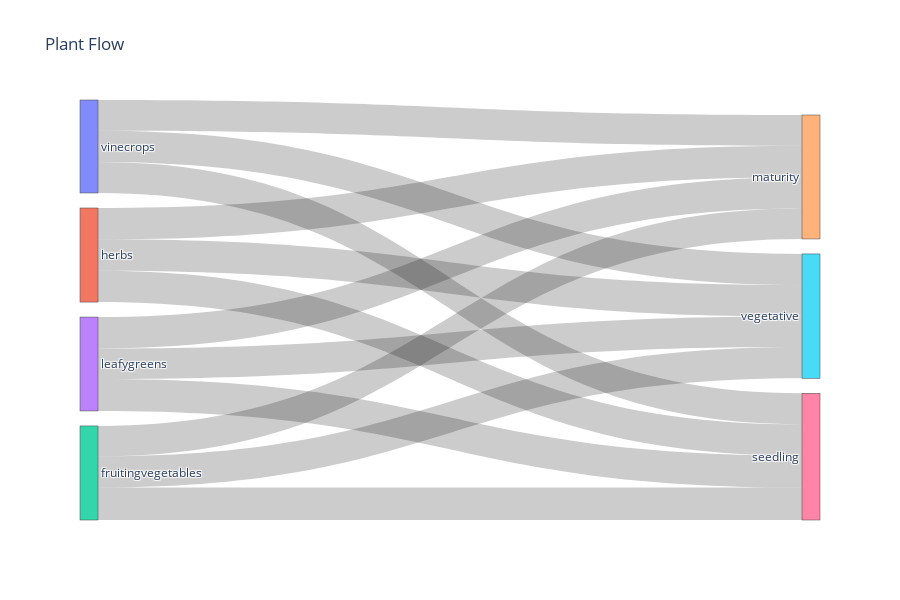

The notebook cell this image was saved under:
### Code cell
cols = ["Plant Type", "Plant Stage"]  # ← your columns in order
fig = sankey_from_df(df_data, cols, top_n_per_col=8, dropna=True, title="Plant Flow")
fig.show()

### Figure 1 — Plotly figure (JSON) as saved in the notebook; plotly's stock layout.template omitted (floating-point values rounded to 4 significant figures)
{"data": [{"arrangement": "snap", "link": {"source": [2, 2, 2, 1, 1, 1, 3, 3, 3, 0, 0, 0], "target": [4, 6, 5, 4, 6, 5, 4, 6, 5, 4, 6, 5], "value": [4660, 4972, 4787, 4805, 4819, 4797, 4817, 4888, 4687, 4720, 4746, 4791]}, "node": {"label": ["vinecrops", "herbs", "fruitingvegetables", "leafygreens", "maturity", "vegetative", "seedling"], "line": {"width": 0.5}, "pad": 15, "thickness": 18}, "type": "sankey"}], "layout": {"font": {"size": 12}, "height": 600, "title": {"text": "Plant Flow"}}}
